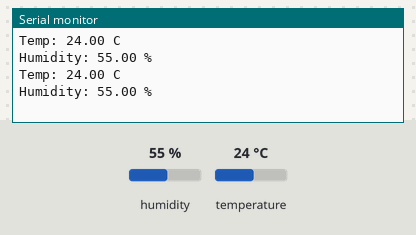
This sketch was run on a simulated Arduino Uno, built with avr-gcc and run on an emulated ATmega328P. Parts: the last lines printed to the serial monitor. Inputs (shaded band) come from the test bench; at power-on: humidity 55 %, temperature 24 °C.

Above: at 2.8 s.
2.9 s: humidity set to 22 %
At 4.7 s:
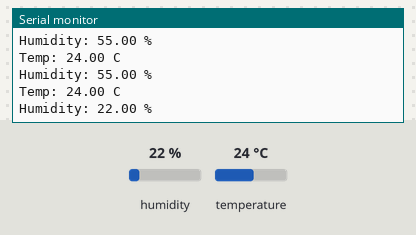
5.6 s: temperature set to 12 °C
At 7.1 s:
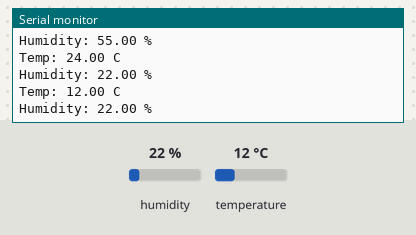
8.3 s: humidity set to 40 %
At 10.7 s:
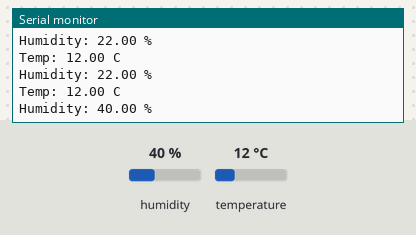
Timing chart, 0 to 12.2 s (numbered marks = the images above; inputs shaded):
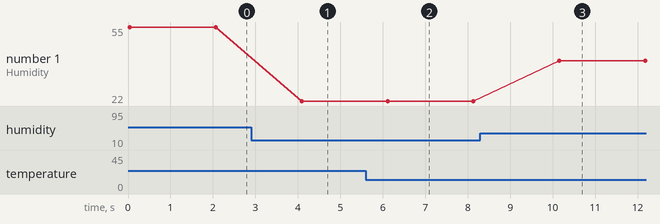

The sketch:

DHT11_sensor.ino
```cpp
#include <DHT.h>
const int DHT11_pin=4;

float Humidity,Temperature;
DHT my_DHT11(DHT11_pin,DHT11);

void setup() {
  my_DHT11.begin();
  Serial.begin(9600);
}
void loop() {
 Humidity = my_DHT11.readHumidity();
 Temperature = my_DHT11.readTemperature();

  if(isnan(Humidity) || isnan(Temperature))
  {
    Serial.println("Reading Failed");
  }
  else
  {
    Serial.print("Temp: ");
    Serial.print(Temperature);
    Serial.println(" C");

    Serial.print("Humidity: ");
    Serial.print(Humidity);
    Serial.println(" %");
  }
 delay(2000);
}
```

Measured:
- after the input at 2.9 s, the serial monitor: prints a new line after 1.2 s (image 1)
- after the input at 5.6 s, the serial monitor: prints a new line after 0.50 s (image 2)
- after the input at 8.3 s, the serial monitor: prints a new line after 1.9 s (image 3)
- plotted number 1: 55 → 22 after the input at 2.9 s, 22 → 40 after the input at 8.3 s
